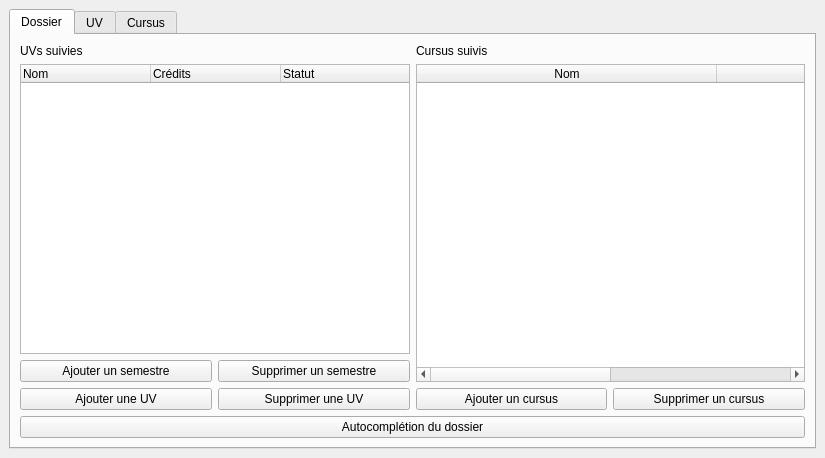
<?xml version="1.0" encoding="UTF-8"?>
<ui version="4.0">
 <class>MainWindow</class>
 <widget class="QMainWindow" name="MainWindow">
  <property name="geometry">
   <rect>
    <x>0</x>
    <y>0</y>
    <width>825</width>
    <height>458</height>
   </rect>
  </property>
  <property name="sizePolicy">
   <sizepolicy hsizetype="Expanding" vsizetype="Expanding">
    <horstretch>0</horstretch>
    <verstretch>0</verstretch>
   </sizepolicy>
  </property>
  <property name="windowTitle">
   <string>UTProfiler</string>
  </property>
  <widget class="QWidget" name="centralwidget">
   <layout class="QGridLayout" name="gridLayout">
    <item row="0" column="0">
     <widget class="QTabWidget" name="tab_widget">
      <property name="currentIndex">
       <number>0</number>
      </property>
      <widget class="QWidget" name="tab">
       <attribute name="title">
        <string>Dossier</string>
       </attribute>
       <layout class="QGridLayout" name="gridLayout_2">
        <item row="4" column="4">
         <widget class="QPushButton" name="remove_cursus_from_dossier_button">
          <property name="text">
           <string>Supprimer un cursus</string>
          </property>
         </widget>
        </item>
        <item row="4" column="3">
         <widget class="QPushButton" name="add_cursus_to_dossier_button">
          <property name="text">
           <string>Ajouter un cursus</string>
          </property>
         </widget>
        </item>
        <item row="0" column="3">
         <widget class="QLabel" name="label_3">
          <property name="text">
           <string>Cursus suivis</string>
          </property>
         </widget>
        </item>
        <item row="5" column="1" colspan="4">
         <widget class="QPushButton" name="autocomplete_button">
          <property name="text">
           <string>Autocomplétion du dossier</string>
          </property>
         </widget>
        </item>
        <item row="4" column="2">
         <widget class="QPushButton" name="remove_uv_from_dossier_button">
          <property name="text">
           <string>Supprimer une UV</string>
          </property>
         </widget>
        </item>
        <item row="4" column="1">
         <widget class="QPushButton" name="add_uv_to_dossier_button">
          <property name="text">
           <string>Ajouter une UV</string>
          </property>
         </widget>
        </item>
        <item row="0" column="1">
         <widget class="QLabel" name="label_2">
          <property name="text">
           <string>UVs suivies</string>
          </property>
         </widget>
        </item>
        <item row="2" column="1" colspan="2">
         <widget class="QTreeWidget" name="dossier_uv_list">
          <property name="editTriggers">
           <set>QAbstractItemView::NoEditTriggers</set>
          </property>
          <property name="selectionMode">
           <enum>QAbstractItemView::SingleSelection</enum>
          </property>
          <property name="selectionBehavior">
           <enum>QAbstractItemView::SelectRows</enum>
          </property>
          <attribute name="headerDefaultSectionSize">
           <number>130</number>
          </attribute>
          <column>
           <property name="text">
            <string>Nom</string>
           </property>
          </column>
          <column>
           <property name="text">
            <string>Crédits</string>
           </property>
          </column>
          <column>
           <property name="text">
            <string>Statut</string>
           </property>
          </column>
         </widget>
        </item>
        <item row="3" column="1">
         <widget class="QPushButton" name="add_semestre_button">
          <property name="text">
           <string>Ajouter un semestre</string>
          </property>
         </widget>
        </item>
        <item row="3" column="2">
         <widget class="QPushButton" name="remove_semestre_button">
          <property name="text">
           <string>Supprimer un semestre</string>
          </property>
         </widget>
        </item>
        <item row="2" column="3" rowspan="2" colspan="2">
         <widget class="QTableWidget" name="dossier_cursus_list">
          <property name="editTriggers">
           <set>QAbstractItemView::NoEditTriggers</set>
          </property>
          <property name="selectionMode">
           <enum>QAbstractItemView::SingleSelection</enum>
          </property>
          <property name="selectionBehavior">
           <enum>QAbstractItemView::SelectRows</enum>
          </property>
          <property name="sortingEnabled">
           <bool>true</bool>
          </property>
          <attribute name="horizontalHeaderDefaultSectionSize">
           <number>300</number>
          </attribute>
          <attribute name="horizontalHeaderShowSortIndicator" stdset="0">
           <bool>true</bool>
          </attribute>
          <attribute name="horizontalHeaderStretchLastSection">
           <bool>true</bool>
          </attribute>
          <attribute name="verticalHeaderVisible">
           <bool>false</bool>
          </attribute>
          <column>
           <property name="text">
            <string>Nom</string>
           </property>
          </column>
          <column>
           <property name="text">
            <string>Validé</string>
           </property>
          </column>
         </widget>
        </item>
       </layout>
      </widget>
      <widget class="QWidget" name="tab_2">
       <attribute name="title">
        <string>UV</string>
       </attribute>
       <layout class="QGridLayout" name="gridLayout_3">
        <item row="3" column="0">
         <widget class="QPushButton" name="add_uv_button">
          <property name="text">
           <string>Ajouter une UV</string>
          </property>
         </widget>
        </item>
        <item row="3" column="2">
         <widget class="QPushButton" name="remove_uv_button">
          <property name="text">
           <string>Supprimer une UV</string>
          </property>
         </widget>
        </item>
        <item row="3" column="1">
         <widget class="QPushButton" name="modifie_uv_button">
          <property name="text">
           <string>Modifier une UV</string>
          </property>
         </widget>
        </item>
        <item row="0" column="0" rowspan="3" colspan="3">
         <widget class="QTableWidget" name="tableWidget">
          <property name="editTriggers">
           <set>QAbstractItemView::NoEditTriggers</set>
          </property>
          <property name="selectionMode">
           <enum>QAbstractItemView::SingleSelection</enum>
          </property>
          <property name="selectionBehavior">
           <enum>QAbstractItemView::SelectRows</enum>
          </property>
          <property name="sortingEnabled">
           <bool>true</bool>
          </property>
          <property name="columnCount">
           <number>4</number>
          </property>
          <attribute name="horizontalHeaderShowSortIndicator" stdset="0">
           <bool>true</bool>
          </attribute>
          <attribute name="horizontalHeaderStretchLastSection">
           <bool>true</bool>
          </attribute>
          <attribute name="verticalHeaderVisible">
           <bool>false</bool>
          </attribute>
          <column>
           <property name="text">
            <string>Nom</string>
           </property>
          </column>
          <column>
           <property name="text">
            <string>Type</string>
           </property>
          </column>
          <column>
           <property name="text">
            <string>Crédits</string>
           </property>
          </column>
          <column>
           <property name="text">
            <string>Description</string>
           </property>
          </column>
         </widget>
        </item>
       </layout>
      </widget>
      <widget class="QWidget" name="tab_3">
       <attribute name="title">
        <string>Cursus</string>
       </attribute>
       <layout class="QGridLayout" name="gridLayout_4">
        <item row="1" column="0">
         <widget class="QPushButton" name="add_cursus_button">
          <property name="text">
           <string>Ajouter un cursus</string>
          </property>
         </widget>
        </item>
        <item row="1" column="1">
         <widget class="QPushButton" name="modifie_cursus_button">
          <property name="text">
           <string>Modifier un cursus</string>
          </property>
         </widget>
        </item>
        <item row="1" column="2">
         <widget class="QPushButton" name="remove_cursus_button">
          <property name="text">
           <string>Supprimer un cursus</string>
          </property>
         </widget>
        </item>
        <item row="0" column="0" colspan="3">
         <widget class="QTableWidget" name="cursus_list">
          <property name="selectionMode">
           <enum>QAbstractItemView::SingleSelection</enum>
          </property>
          <property name="selectionBehavior">
           <enum>QAbstractItemView::SelectRows</enum>
          </property>
          <property name="sortingEnabled">
           <bool>true</bool>
          </property>
          <attribute name="horizontalHeaderShowSortIndicator" stdset="0">
           <bool>true</bool>
          </attribute>
          <attribute name="horizontalHeaderStretchLastSection">
           <bool>true</bool>
          </attribute>
          <attribute name="verticalHeaderVisible">
           <bool>false</bool>
          </attribute>
          <column>
           <property name="text">
            <string>Nom</string>
           </property>
          </column>
         </widget>
        </item>
       </layout>
      </widget>
     </widget>
    </item>
   </layout>
  </widget>
 </widget>
 <resources/>
 <connections/>
</ui>
